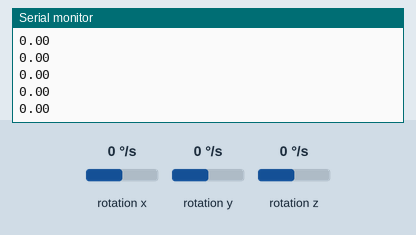
Simulated run of this sketch. Board: Arduino Uno, built with avr-gcc and run on an emulated ATmega328P. Parts: the last lines printed to the serial monitor. Wiring (inferred from the names in the program): L3G4200D gyroscope at I2C address 0x69. The test bench sets the inputs (shaded band); at power-on: rotation z 0 °/s, rotation x 0 °/s, rotation y 0 °/s.

Above: at 4.3 s.
4.4 s: rotation z set to -192 °/s
At 4.9 s:
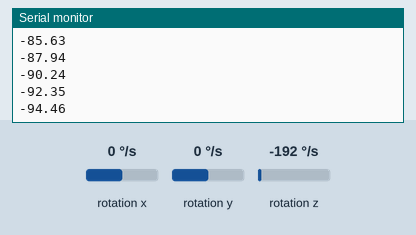
5.9 s: rotation z set to -100 °/s
At 6.9 s:
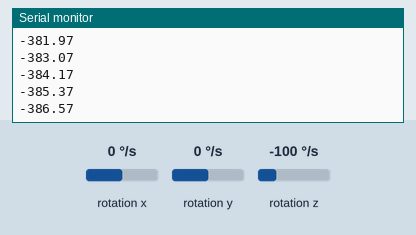
Timing chart, 0 to 8.9 s (numbered marks = the images above; inputs shaded):
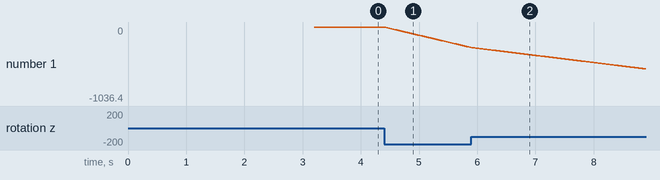

The sketch:

Gyro_Energia_Tiva.ino
```cpp
//VO ANH KHA NAVIGATION ROBOT
// MODULE GYROSCOPE L3G4200D
// SCL->PA_6; SDA->PA_7
#include <Wire.h>

//CONFIGURATION FOR GYROSCOPE
#define CTRL_REG1 0x20
#define CTRL_REG2 0x21
#define CTRL_REG3 0x22
#define CTRL_REG4 0x23
#define CTRL_REG5 0x24
int L3G4200D_Address = 105; //I2C address of the L3G4200D
int scale_gyro = 250;
int z;
long start_time;
long elapsed;
float z_float;
float total_angle = 0;
float last_angle = 0;
float gyro_offset = 0;

void setup() // run once before void loop
{
  Serial.begin(9600);
  //-----------------------------------------------
  //Configure Gyro
  Wire.begin();
  setupL3G4200D(scale_gyro);
  delay(1000); // wait 1000 ms = 1 s
  CalibGyro();
}

//--------------------------------------------------------------
// MAIN LOOP
void loop() //main code here, run repeatedly
{
  getGyroValues();  // This will update x, y, and z with new values
  z_float = z*0.00875 - gyro_offset;
  elapsed = millis() - start_time;
  start_time = millis();
  total_angle = total_angle + z_float*elapsed/1000;
  Serial.println(total_angle);
  delay(10);
}
// END OF LOOP
//--------------------------------------------------------------
// -----------------------------Gyro voids----------------------
void CalibGyro(){
  int i = 0;
  float z_total = 0;
  for (i = 0; i < 200; i++)  {
    getGyroValues();
    z_total = z_total + z*0.00875;
    delay(10);
  }
  gyro_offset = z_total / 200;
}

void getGyroValues(){
  byte zMSB = readRegister(L3G4200D_Address, 0x2D);
  byte zLSB = readRegister(L3G4200D_Address, 0x2C);
  z = ((zMSB << 8) | zLSB);
  if (z>32767) {
    z = z - 65536;
  }
}

int setupL3G4200D(int scale){
  //From  Jim Lindblom of Sparkfun's code

    // Enable x, y, z and turn off power down:
  writeRegister(L3G4200D_Address, CTRL_REG1, 0b00001111);

  // If you'd like to adjust/use the HPF, you can edit the line below to configure CTRL_REG2:
  writeRegister(L3G4200D_Address, CTRL_REG2, 0b00000000);

  // Configure CTRL_REG3 to generate data ready interrupt on INT2
  // No interrupts used on INT1, if you'd like to configure INT1
  // or INT2 otherwise, consult the datasheet:
  writeRegister(L3G4200D_Address, CTRL_REG3, 0b00001000);

  // CTRL_REG4 controls the full-scale range, among other things:
  if(scale == 250){
    writeRegister(L3G4200D_Address, CTRL_REG4, 0b00000000);
  }
  else if(scale == 500){
    writeRegister(L3G4200D_Address, CTRL_REG4, 0b00010000);
  }
  else{
    writeRegister(L3G4200D_Address, CTRL_REG4, 0b00110000);
  }
  // CTRL_REG5 controls high-pass filtering of outputs, use it
  // if you'd like:
  writeRegister(L3G4200D_Address, CTRL_REG5, 0b00000000);
}

void writeRegister(int deviceAddress, byte address, byte val) {
  Wire.beginTransmission(deviceAddress); // start transmission to device
  Wire.write(address);       // send register address
  Wire.write(val);         // send value to write
  Wire.endTransmission();     // end transmission
}

int readRegister(int deviceAddress, byte address){
  int v;
  Wire.beginTransmission(deviceAddress);
  Wire.write(address); // register to read
  Wire.endTransmission();
  Wire.requestFrom(deviceAddress, 1); // read a byte
  while(!Wire.available()) {
    // waiting
  }
  v = Wire.read();
  return v;
}
```

Measured:
- after the input at 4.4 s, the serial monitor: prints a new line at once (image 1)
- plotted number 1: 0 → -286.47 after the input at 4.4 s
